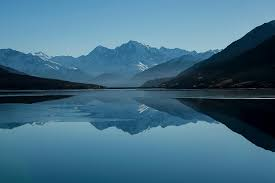
#> input picture images/mountain.jpg, 275 x 183 px; its folder holds only this picture in this run
$ python image_palette.py ../images/mountain.jpg
#> lines starting #> are read from the running program, lines starting #| are printed output that depends on the picture
import sys
import numpy as np
from PIL import Image
from sklearn.cluster import KMeans
import matplotlib.pyplot as plt

def load_image(image_path):
    # Loads the image for processing
    img = Image.open(image_path)
    img = img.resize((256,256))
    img_array = np.array(img)
    return img_array

def process_image(img_array):
    # Creates an array of RGB values from the image
    pixels = img_array.reshape((-1, 3))
    return pixels

def find_colors(pixels, palette_size):
    # Use KMeans to find the color palette
    kmeans = KMeans(n_clusters = palette_size, n_init = 'auto')
    kmeans.fit(pixels)
    colors = kmeans.cluster_centers_.astype(int)
    return colors

def display_palette(colors, save_path):
    # display the completed palette
    fig, ax = plt.subplots(figsize=(4, 2))
    ax.set_xlim(0, 1)
    ax.set_ylim(0, 1)
    ax.axis('off')

    for i, color in enumerate(colors):
        row = i // 4
        col = i % 4
        ax.add_patch(plt.Rectangle((col/4, 1-row/2-0.5), 0.25, 0.5, fc=color/255, ec='none'))

    plt.subplots_adjust(left=0, right=1, top=1, bottom=0, wspace=0, hspace=0)
    plt.savefig(save_path, dpi=300, bbox_inches='tight', pad_inches=0)
    plt.close(fig)

    print(f"Color palette saved as {save_path}")

def gen_palette(image_name, image_path):
    img_array = load_image(image_path)
#> in load_image, img is the input picture: PIL image 275x183 RGB; mean R, G, B 65.2, 108.5, 131.8
#> in load_image, `img = img.resize((256,256))`:
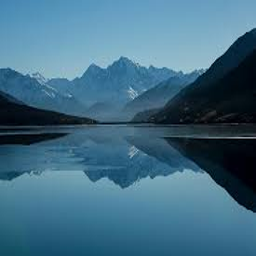
#> img: PIL image 256x256 RGB; mean R, G, B 65.2, 108.5, 131.8
    pixels = process_image(img_array)
    colors = find_colors(pixels, 8)
#> colors = [[34, 81, 105], [108, 160, 189], [3, 13, 22], [66, 118, 147], [133, 178, 198], [50, 100, 128], [88, 141, 168], [18, 40, 53]]
    save_path = "../palettes/" + image_name + "_palette.png"
    display_palette(colors, save_path)
#> the loop in display_palette, `for i, color in enumerate(colors):` made 8 passes
#> (color, row, col) on passes 1 to 8: ([34, 81, 105], 0, 0), ([108, 160, 189], 0, 1), ([3, 13, 22], 0, 2), ([66, 118, 147], 0, 3), ([133, 178, 198], 1, 0), ([50, 100, 128], 1, 1), ([88, 141, 168], 1, 2), ([18, 40, 53], 1, 3)
#> in display_palette, `plt.savefig(save_path, dpi=300, bbox_inches='tight', pad_inches=0)`:
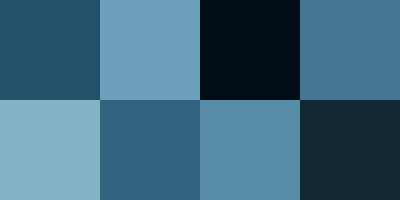
#> figure drawn by matplotlib, 1 panel

if __name__ == "__main__":
    if len(sys.argv) < 2:
        print("Usage: python image_palette.py <image filename>")
        sys.exit(1)

    image_name = sys.argv[1]
    image_path = "../images/" + image_name

    gen_palette(image_name, image_path)
